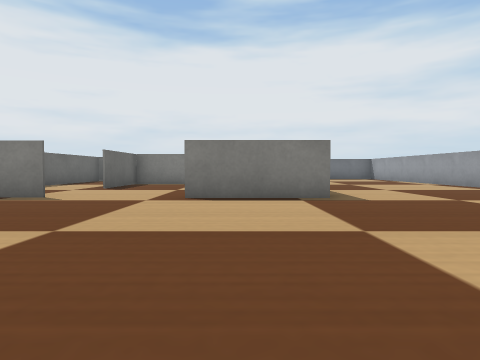
View 1 (above)

17 first-person views from a walk through a world built for the Webots simulator. The camera is 0.05 m above the floor, tilts 2° down and sees 75° across. The floor is counted in squares, 0.1 m on a side. Each view is taken from the middle of a square. On the plan, view 1 faces up. The plan holds only what a view shows up to about 9 squares ahead; the rest is blank. The robots in the file are not drawn. Webots' stock objects and surfaces are drawn as simple stand-ins.

View 2
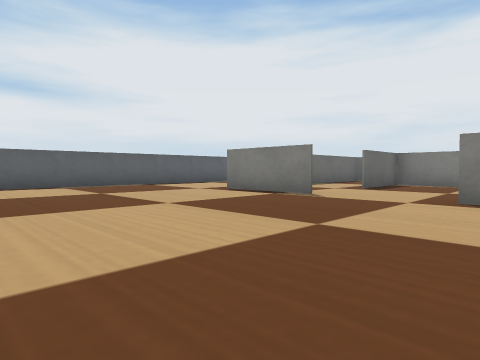

View 3
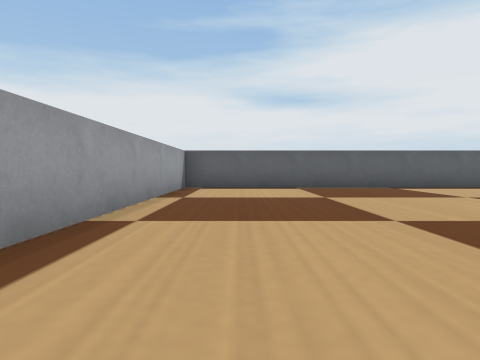

View 4
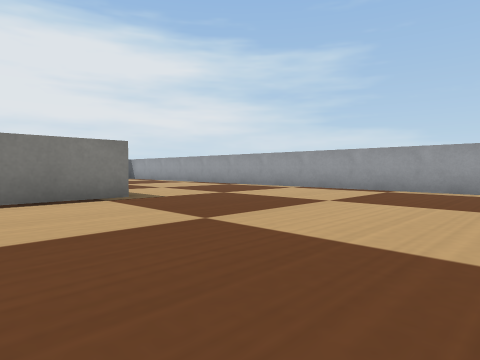

View 5
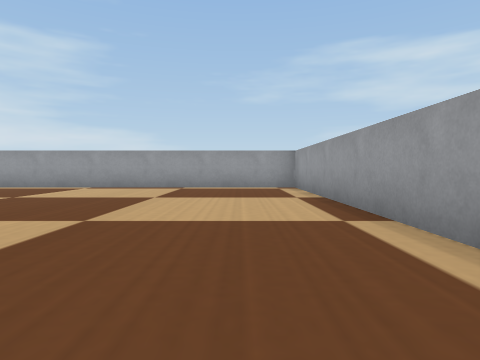

View 6
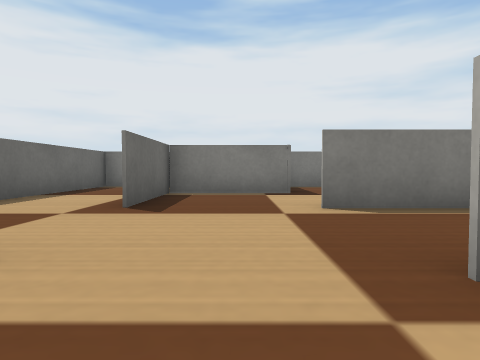

View 7
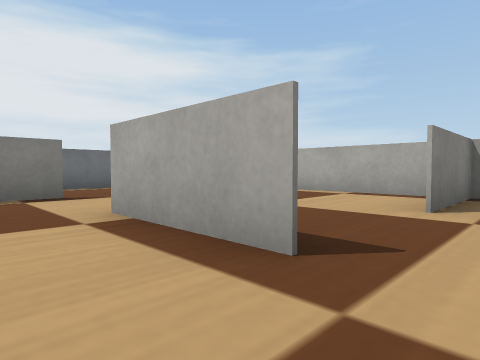

View 8
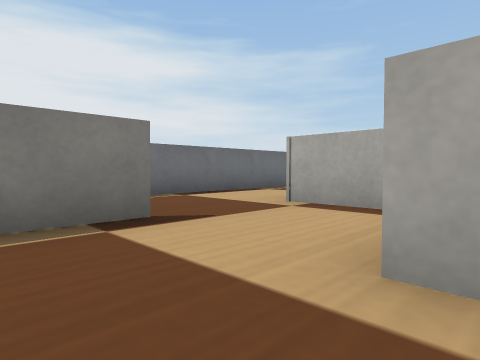

View 9
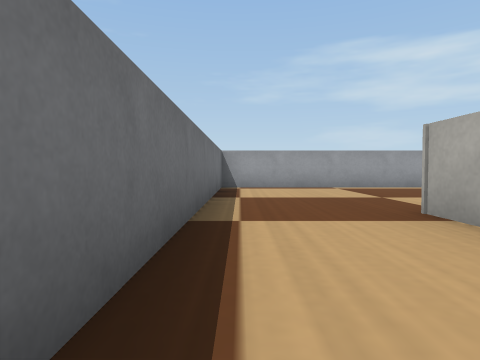

View 10
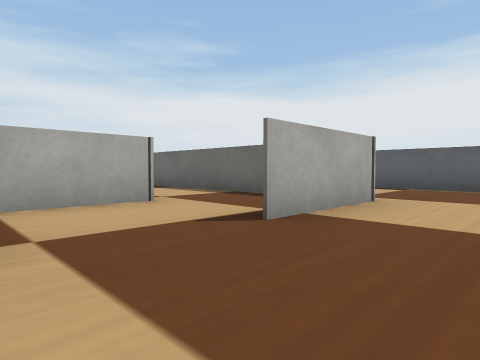

View 11
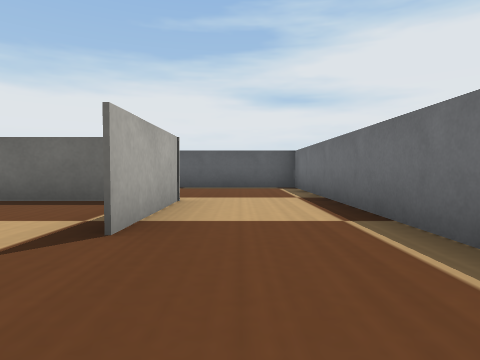

View 12
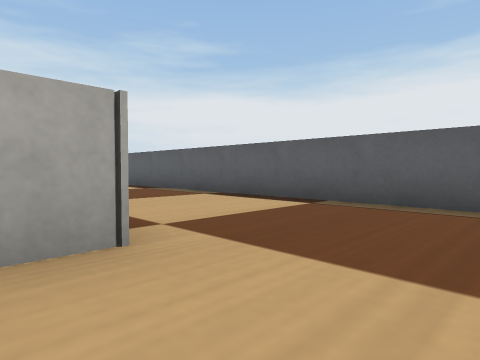

View 13
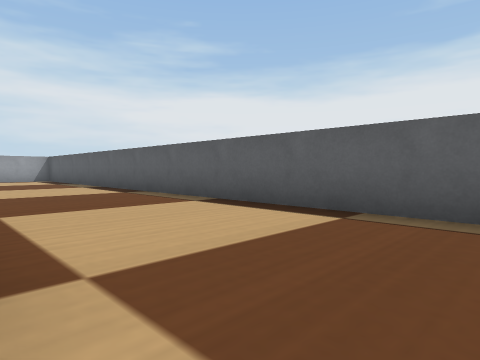

View 14
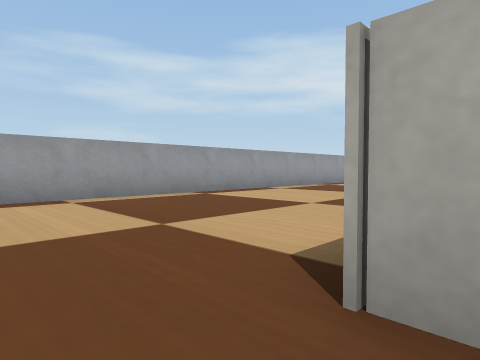

View 15
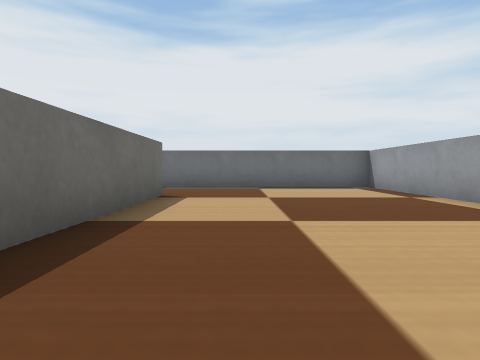

View 16
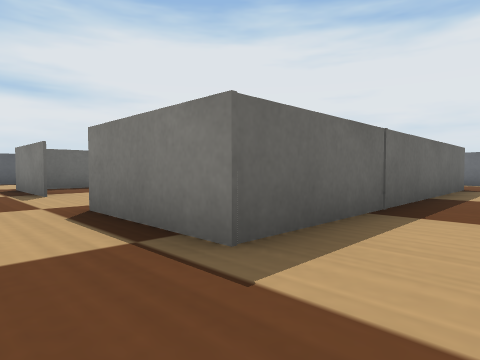

View 17
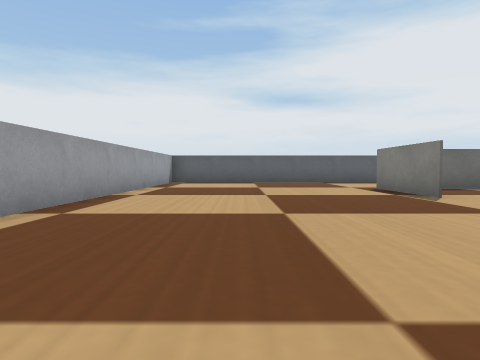

### Floor plan
Points are (right, up) in squares from view 1. A wall is a line through its corners. A room is listed if a view was taken in it or the views show most of it. See-through windows are left out.
Room 1 (views 1, 2, 3, 4, 5, 6, 7, 8, 9, 10, 11, 12, 13, 14, 15, 16, 17)
walls: (1.5, 7.8) (1.5, 13); (1.6, 8) (-1, 8); (-3.4, 5.4) (-6, 5.4); (-1, 10.4) (-1, 13); (-0.9, 10.5) (-3.5, 10.5) (-3.5, 8) (-3.5, 10.5) (-1.5, 10.5); (0.6, 12.9) (1.5, 12.9) (1.5, 5.4) (-1, 5.4); (0.4, 13) (-0.6, 13); (-3.3, 13) (-5.9, 13) (-5.9, 6); (-6, 12.9) (-3.3, 12.9); (6.5, -0.5) (6.5, 15.5) (-9.5, 15.5) (-9.5, -0.5) (6.5, -0.5)

Positions as (right, up) in squares from view 1, and headings:
1: (0, 0), facing up
2: (0, 0), facing up-left
3: (-1, 1), facing left
4: (-1, 0), facing up-right
5: (-2, 1), facing right
6: (-2, 4), facing up
7: (-5, 7), facing up-right
8: (-5, 10), facing up-right
9: (-2, 15), facing right
10: (-1, 15), facing down-left
11: (-1, 14), facing left
12: (-5, 15), facing down-left
13: (-6, 14), facing down-left
14: (1, 14), facing down-right
15: (3, 7), facing up
16: (3, 4), facing up-left
17: (2, 2), facing left
